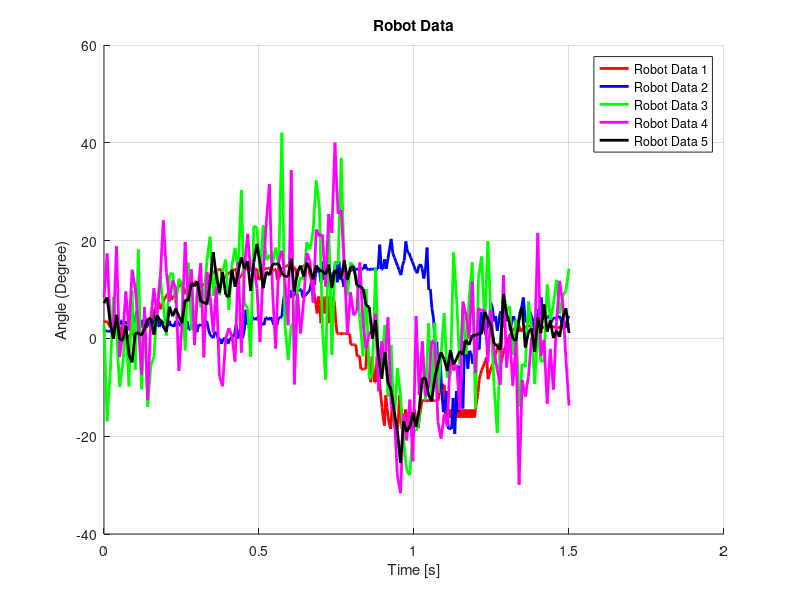

MATLAB code for this plot:
% Load Data
robot_data_1 = load('data_4.txt'); 
robot_data_2 = load('data_2.txt'); 
robot_data_3 = load('IMU_data_3.csv'); 
robot_data_4 = load('IMU_data_4.csv'); 
robot_data_5 = load('IMU_data_5.csv'); 

% Define Time Vectors
time_robot_1 = linspace(0, 1.5, length(robot_data_1)); 
time_robot_2 = linspace(0, 1.5, length(robot_data_2)); 
time_robot_3 = linspace(0, 1.5, length(robot_data_3)); 
time_robot_4 = linspace(0, 1.5, length(robot_data_4)); 
time_robot_5 = linspace(0, 1.5, length(robot_data_5)); 

% Plot Data
figure; hold on;
plot(time_robot_1, robot_data_1, 'r-', 'LineWidth', 2); 
plot(time_robot_2, robot_data_2, 'b-', 'LineWidth', 2); 
plot(time_robot_3, robot_data_3, 'g-', 'LineWidth', 2); 
plot(time_robot_4, robot_data_4, 'm-', 'LineWidth', 2);  % 'm-' for magenta
plot(time_robot_5, robot_data_5, 'k-', 'LineWidth', 2);  % 'k-' for black

% Add labels, title, and legend
title('Robot Data');
xlabel('Time [s]');
ylabel('Angle (Degree)');
legend('Robot Data 1', 'Robot Data 2', 'Robot Data 3', 'Robot Data 4', 'Robot Data 5');
grid on;
hold off;
